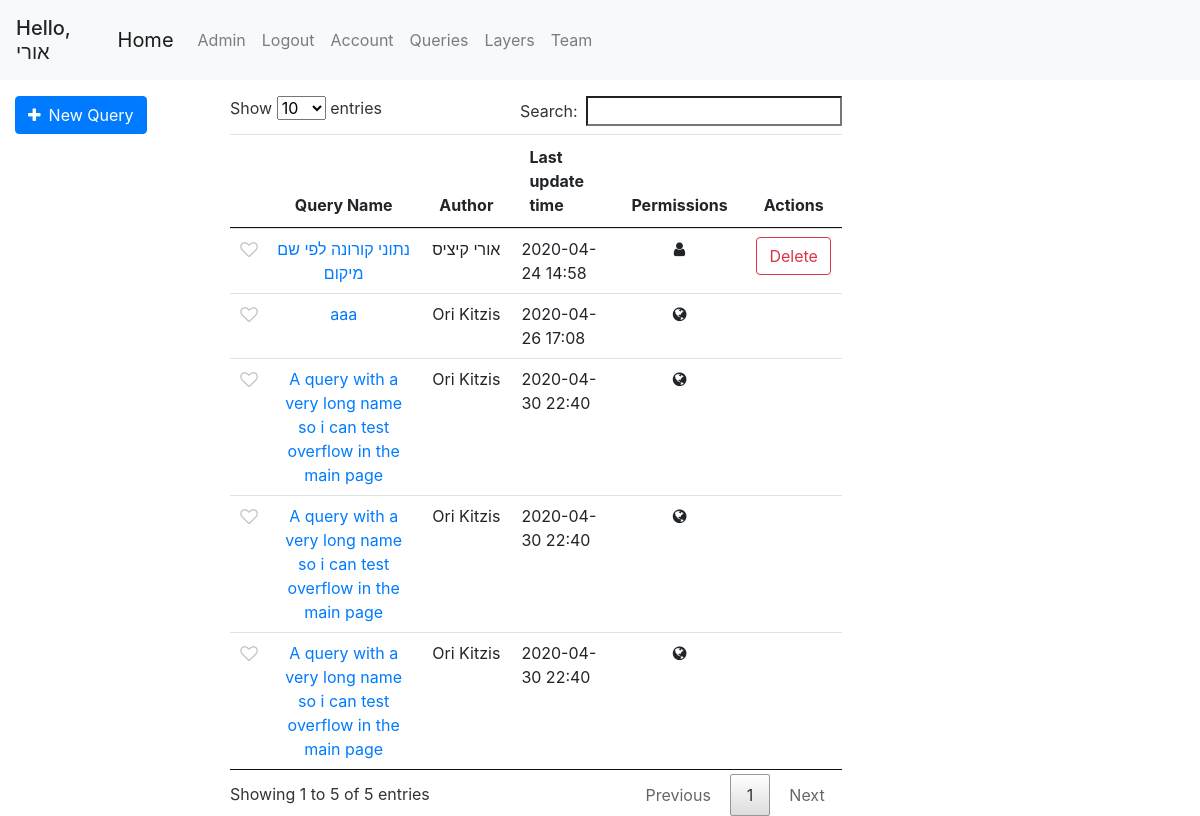
The app's page /queries (signed in), older data.
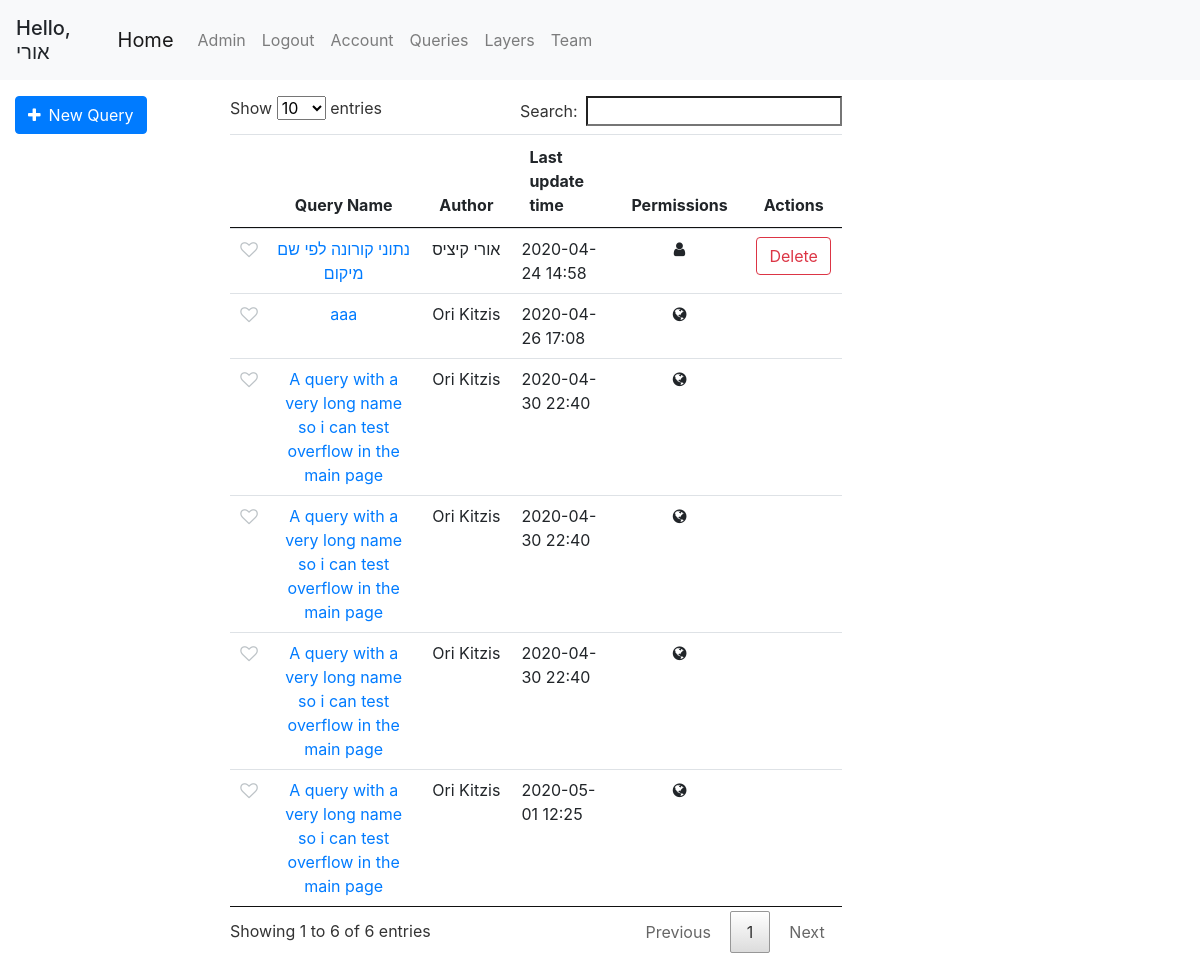
The same page, newer data.
### geoportal/models.py (models this page shows, shortened)
class User(db.Model, UserMixin):
    id = db.Column(db.Integer, primary_key=True)
    username = db.Column(db.String(20), unique=True, nullable=False)
    email = db.Column(db.String(120), unique=True, nullable=False)
    first_name = db.Column(db.String(20), nullable=False, default='')
    last_name = db.Column(db.String(20), nullable=False, default='')
    password = db.Column(db.String(60), nullable=False)
    team_id = db.Column(db.Integer, db.ForeignKey('team.id'))
    roles = db.relationship('Role', secondary='user_roles')
    layers = db.relationship('Layer', backref='user', lazy=True)
    queries = db.relationship('Query', backref='user', lazy=True)
    preferences = db.relationship('UserPreferences', backref='user', lazy=True)
    @property
    def full_name(self):
        return f'{self.first_name} {self.last_name}'
    def has_role(self, role_name):
        for role in self.roles:
            if role.name == role_name:
                return True
        return False

class Query(db.Model):
    id = db.Column(db.Integer, primary_key=True)
    user_id = db.Column(db.Integer, db.ForeignKey('user.id'), nullable=False, default=0)
    query_name = db.Column(db.String(120))
    db_name = db.Column(db.String(20))
    date_uploaded = db.Column(db.DateTime, nullable=False, default=datetime.datetime.now)
    last_update_time = db.Column(db.DateTime, nullable=False, default=datetime.datetime.now)
    query_text = db.Column(db.Text, nullable=False, default='')
    only_user = db.Column(db.Boolean, default=False)
    only_team = db.Column(db.Boolean, default=False)
    public = db.Column(db.Boolean, default=True)
    parameters = db.relationship('QueryTextParameters', backref='query', lazy=True)
    polygon_parameters = db.relationship('QueryPolygonParameters', backref='query', lazy=True)
    @property
    def pretty_last_update_time(self):
        return self.last_update_time.strftime('%Y-%m-%d %H:%M')

### geoportal/queries/views.py (the view)
@queries.route('/queries')
@login_required
def get_queries():
    queries = get_allowed_queries()
    marked_queries = db.session.query(UserMarkedQuery.query_id).filter_by(user_id=current_user.id).all()
    marked_queries = [query[0] for query in marked_queries]
    return render_template('queries.html', queries=queries, marked_queries=marked_queries)

### geoportal/models.py (called while the page is built)
@login_manager.user_loader
def load_user(user_id):
    return User.query.get(int(user_id))

### geoportal/queries/utils.py (called while the page is built)
def marked_queries_first(queries):
    return sorted(queries, key=lambda query: UserMarkedQuery.query.filter(and_(UserMarkedQuery.query_id == query.id, UserMarkedQuery.user_id == current_user.id)).first() is not None, reverse=True)

def get_allowed_queries():
    if current_user.is_authenticated:
        queries = Query.query.order_by(Query.only_user.desc(), Query.public).all()
        authorized_queries = []
        for query in queries:
            if query.public or (query.only_team and User.query.get(query.user_id).team_id == current_user.team_id) or query.user_id == current_user.id:
                authorized_queries.append(query)
        queries = authorized_queries
        queries = marked_queries_first(queries)
    else:
        queries = Query.query.filter_by(public=True).all()
    return queries

### geoportal/templates/queries.html (shortened to what this page needs)
{% extends "base.html" %}
{% block left_sidebar %}
    <form class="mt-3" action="/query">
        <button class="btn btn-primary"><span class="fa fa-plus mr-2"></span>New Query</button>
    </form>
{% endblock left_sidebar %}
{% block content %}
<div class="col-md-10 mt-3">
    <table id="queries-table" class="table table-hover table-condensed dataTable no-footer">
        <thead style="text-align: center">
            <tr>
                <th></th>
                <th>Query Name</th>
                <th>Author</th>
                <th style="text-align: left">Last update time</th>
                <th>Permissions</th>
                <th>Actions</th>
            </tr>
        </thead>
        <tbody style="text-align: center">
        {% for query in queries %}
            <tr id="{{ query.id }}">
                <td>
                    <div class="pretty p-icon p-toggle p-plain">
                        <div class="state p-off">
                            <i class="icon fa fa-heart-o "></i>
                        </div>
                    </div>
                </td>
                <td > <a href="/query/{{ query.id }}">{{ query.query_name }}</a></td>
                <td>{{ query.user.full_name }}</td>
                <td style="text-align: left">{{ query.pretty_last_update_time }}</td>
                <td>
                    {% if query.only_user %}
                    <span class="fa fa-user"></span>
                    {% elif query.only_team %}
                    <span class="fa fa-users"></span>
                    {% else %}
                    <span class="fa fa-globe"></span>
                    {% endif %}
                </td>
                <td>
                    {% if query.user_id == current_user.id %}
                        <button class="btn btn-outline-danger" onclick="deleteQuery({{ query.id }})">Delete</button>
                    {% endif %}
                </td>
            </tr>
        {% endfor %}
        </tbody>
    </table>
</div>
{% endblock content %}

### geoportal/templates/base.html (shortened to what this page needs)
<!DOCTYPE html>
<html lang="en">
<head>
    <link rel="stylesheet" href="/static/css/bootstrap/bootstrap.min.css"/>
    <link rel="stylesheet" href="/static/css/style.css"/>
    <link rel="stylesheet" href="/static/css/leaflet/leaflet.css"/>
    <link rel="stylesheet" href="/static/css/leaflet/leaflet.draw.css"/>
    <link rel="stylesheet" href="/static/css/jquery/jquery.dataTables.min.css">
    <link rel="stylesheet" href="https://cdnjs.cloudflare.com/ajax/libs/font-awesome/4.7.0/css/font-awesome.min.css">
    <link rel="stylesheet" href="/static/css/utils/pretty-checkbox.min.css">
    <link rel="stylesheet" href="/static/css/leaflet/leaflet.contextmenu.css">
</head>
<body>
    <header class="site-header">
        <nav class="navbar navbar-expand-lg navbar-fixed-top navbar-light bg-light">
            {% if current_user.is_authenticated %}
            <h5 class="mt-2">Hello, {{ current_user.first_name }}</h5>
            {% endif %}
            <div class="container">
                <a class="navbar-brand" href="{{ url_for('main.home') }}">Home</a>
                <div class="collapse navbar-collapse" id="navbarSupportedContent">
                    <ul class="navbar-nav mr-auto">
                        {% if current_user.is_authenticated %}
                            {% if current_user.has_role('Admin') %}
                                <li class="nav-item"><a class="nav-link" href="/admin">Admin</a></li>
                            {% endif %}
                            <li class="nav-item"><a class="nav-link" href="{{ url_for('users.logout') }}">Logout</a></li>
                            <li class="nav-item"><a class="nav-link" href="{{ url_for('users.account') }}">Account</a></li>
                            <li class="nav-item"><a class="nav-link" href="{{ url_for('queries.get_queries') }}">Queries</a></li>
                            <li class="nav-item"><a class="nav-link" href="{{ url_for('mapping.get_layers') }}">Layers</a></li>
                            {% if current_user.team_id %}
                                <li class="nav-item"><a class="nav-link" href="{{ url_for('users.team') }}">Team</a></li>
                            {% else %}
                                <li class="nav-item"><a class="nav-link" href="{{ url_for('users.new_team') }}">Create Team</a></li>
                            {% endif %}
                        {% else %}
                            <li class="nav-item"><a class="nav-link" href="{{ url_for('users.login') }}">Login</a></li>
                            <li class="nav-item"><a class="nav-link" href="{{ url_for('users.register') }}">Register</a></li>
                        {% endif %}
                    </ul>
                </div>
            </div>
        </nav>
    </header>
    <div class="container-fluid" id="content">
        <div class="row">
            <div class="col-md-3 col-lg-2 sidebar">
                {% block left_sidebar %}{% endblock %}
            </div>
            <div class="col-md-6 col-lg-8 main">
                {% block content %}{% endblock %}
            </div>
            <div class="col-md-3 col-lg-2 sidebar" id="right-sidebar">
            </div>
        </div>
    </div>
</body>
</html>

Row changes from the older to the newer data that the page shows:
added Query: query_name "A query with a very long name so i can test overflow in the main page", user.full_name "Ori Kitzis", pretty_last_update_time "2020-05-01 12:25", only_user False (drawn)
Text that changed along with them:
text written by a page script: "Show entries Search: Showing 1 to 5 of 5 entries Previous 1 Next" → "Show entries Search: Showing 1 to 6 of 6 entries Previous 1 Next"
